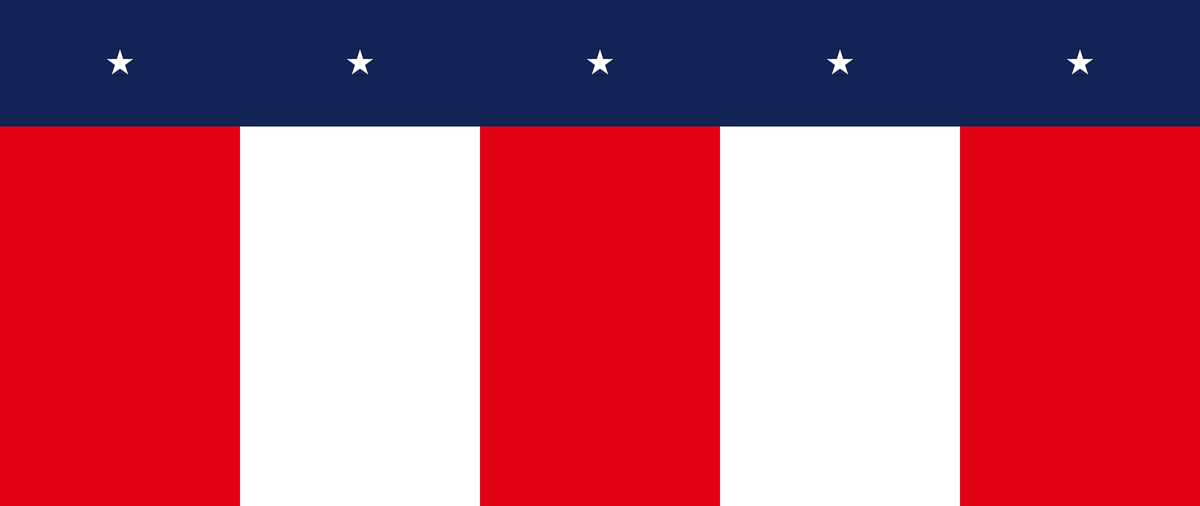
Frame 1 (no input)
Frame 2 (the mouse pressed at the canvas centre, redrawn once): identical to frame 1, image omitted

The Processing sketch that drew this single still picture (run headless with seeded random() and noise(); the mouse was pressed at the canvas centre and the sketch redrawn once):

// Processing sketch: creed
// ── creed.pde
// Manuale di Programmazione Cinematografica
// Daniele Olmisani, 2016

// Creed

final color PAPER = color(20, 35, 85);

final color INK1 = color(225, 0, 20);
final color INK2 = color(255);

final int STRIPES = 5;

void setup() {
  size(2560, 1080);
  noLoop();
}

void draw() {
  
  background(PAPER);
  noStroke();
  
  float deltaX = width/STRIPES;
  float deltaY = height/4.0;
  
  fill(INK2);
  for (int i=0; i<STRIPES; i++) {
    star((0.5+i)*deltaX, deltaY/2.0, 0.6);
  }
    
  translate(0, deltaY);
  
  fill(INK2);
  for (int i=0; i<STRIPES; i++) {
    fill(i%2==0 ? INK1 : INK2);
    rect(i*deltaX, 0, deltaX, 3*deltaY);
  }
  
  save("creed.png");
}

void star(float x, float y, float size) {
  
  pushMatrix();
    translate(x, y);
    scale(size, size);
    beginShape();
      vertex(0, -50);
      vertex(29, 40);
      vertex(-47, -15);
      vertex(47, -15);
      vertex(-29, 40);
    endShape(CLOSE);
  popMatrix();
}
